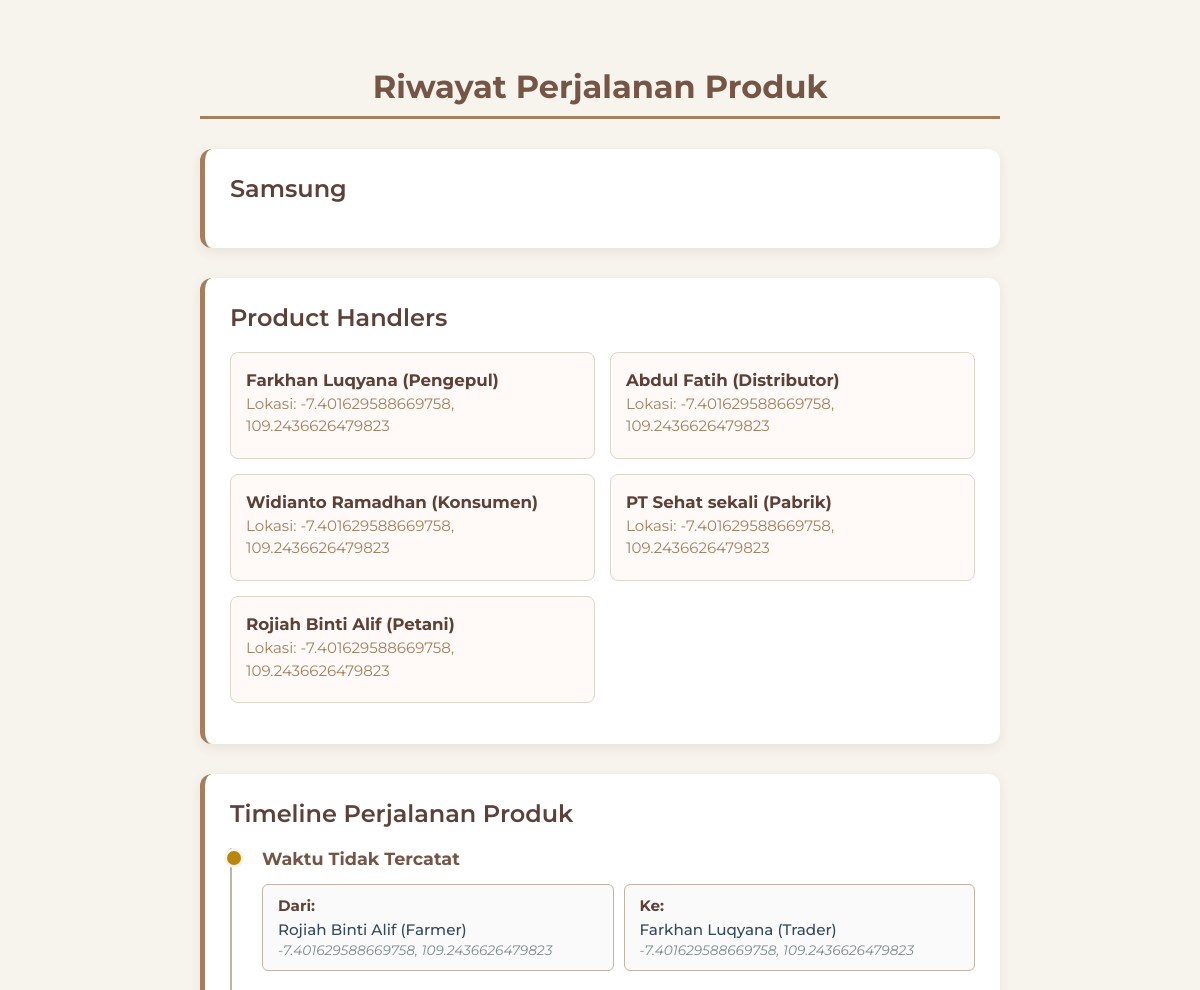
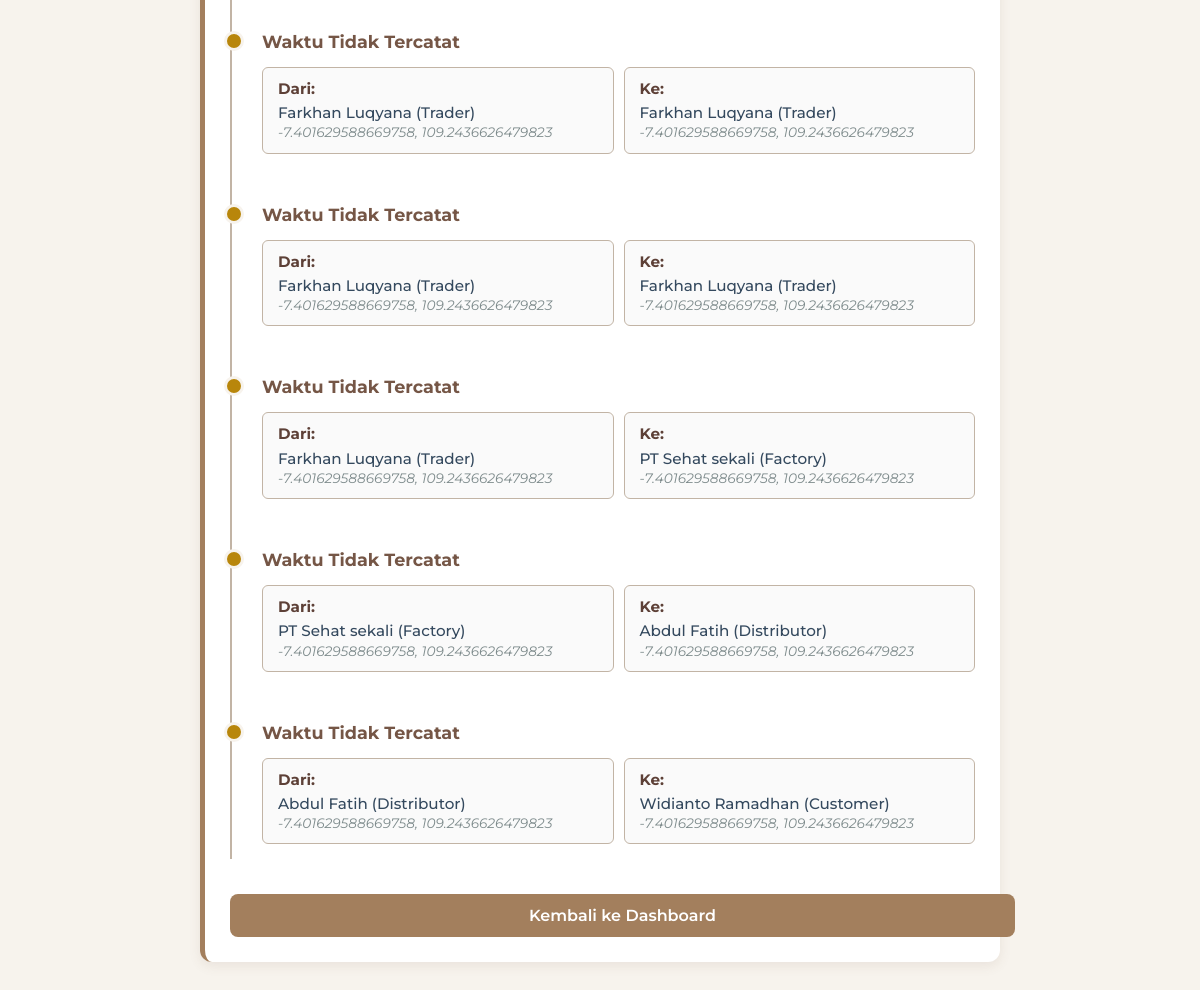
The app's page /customer/1/ with its own data (2 pictures, top to bottom).
### tracking/models.py (models this page shows, shortened)
class Product (models.Model):
    ProductFarmers = [
        ("Pala Batok", "Pala Batok"),
        ("Pala Bulat", "Pala Bulat"),
        ("Pala Lonjong", "Pala Lonjong"),
        ("Daging Pala", "Daging Pala"),
        ("Fuli", "Fuli"),
        ("Cengkeh", "Cengkeh"),
        ("Kenari", "Kenari"),
        ("Vanila", "Vanila"),
        ("Kopi Tuni", "Kopi Tuni"),
        ("Buah Pala Utuh", "Buah Pala Utuh"),
    ]
    Grade = [
        ('basah', 'Basah'),
        ('kering', 'Kering'),
        ('campur', 'Campur'),
        ('abcd', 'ABCD atau AB'),
        ('bwp', 'BWP'),
        ('ss', 'SS'),
        ('whole', 'Whole'),
        ('broken', 'Broken'),
        ('tua', 'Tua'),
        ('muda', 'Muda'),
        ('lainnya', 'Lainnya')
    ]
    ProductFarmers  = models.CharField (choices= ProductFarmers, max_length=100, default= 'Tidak ada produk')
    Varietas        = models.CharField (max_length=100, blank= True, null= True)
    Grade           = models.CharField (max_length=20, choices= Grade, blank= True, null=True, default= 'Kualitas')
    Volume          = models.FloatField ()
    HarvestAge      = models.CharField (max_length=100)
    HarvestMethod   = models.CharField (max_length=100)
    WaterContent    = models.CharField (max_length=100)
    Owner           = models.ForeignKey ('ProfileUser', on_delete= models.CASCADE)
    QR_Code         = models.ImageField (upload_to = 'qrcodes/', blank= True, null= True)

class ProfileUser (AbstractUser):
    ROLE_CHOICES= [
        ('farmer', 'Petani'),
        ('trader', 'Pengepul'),
        ('factory', 'Pabrik'),
        ('distributor', 'Distributor'),
        ('customer', 'Customer'),
    ]
    Role            = models.CharField (max_length=20, choices= ROLE_CHOICES)

class Trader (models.Model):
    user            = models.OneToOneField ('ProfileUser', on_delete= models.CASCADE, related_name= 'Trader')
    Name            = models.CharField (max_length= 100)
    Location        = models.CharField (max_length= 100, default= "test")

class Distributor (models.Model):
    user            = models.OneToOneField ('ProfileUser', on_delete= models.CASCADE, related_name= 'Distributor')
    Name            = models.CharField (default= 'Distributor Baru')
    Location        = models.CharField (max_length= 100, default= "test")

class Customer (models.Model):
    user            = models.OneToOneField ('ProfileUser', on_delete= models.CASCADE, related_name= 'Customer')
    Name            = models.CharField (max_length=100)
    Location        = models.CharField (max_length= 200, default= "test")

class Factory (models.Model):
    user            = models.OneToOneField ('ProfileUser', on_delete= models.CASCADE, related_name= 'Factory')
    FactoryName    = models.CharField (max_length= 100)
    Location        = models.CharField (max_length= 100, default= "test")

class Farmer (models.Model):
    Desa = [
        ("Laturake", "Laturake"),
        ("Morekao", "Morekao"),
        ("Ariate", "Ariate"),
        ("Kawa", "Kawa"),
        ("Alang Saude", "Alang Saude"),
        ("Waisala", "Waisala"),
        ("Kamal", "Kamal"),
        ("Buria", "Buria"),
        ("Lokki", "Lokki"),
        ("Nagalema", "Nagalema"),
        ("Tehoru", "Tehoru"),
        ("Piru", "Piru"),
        ("Taniwel", "Taniwel"),
        ("Leimu", "Leimu"),
        ("Lainnya", "Lainnya"),
    ]
    user            = models.OneToOneField ('ProfileUser', on_delete= models.CASCADE, related_name= 'Farmer')
    Name            = models.CharField (max_length = 100)
    FarmerGroup     = models.CharField (max_length= 100)
    AsalDesa        = models.CharField (max_length= 100, choices= Desa, default= "Pilih Desa")
    Location        = models.CharField (max_length=100, default= "test")

class History (models.Model):
    Seller          = models.ForeignKey ('ProfileUser', on_delete = models.CASCADE, related_name= 'Seller')
    Buyer           = models.ForeignKey ('ProfileUser', on_delete= models.CASCADE, related_name= 'Buyer')
    Product         = models.ForeignKey (Product, on_delete= models.CASCADE, related_name= 'History')
    Date            = models.DateTimeField (auto_now_add= True)

### tracking/views.py (the view)
def CustomerView(request, product_id):
    product = Product.objects.get(id=product_id)
    users = ProfileUser.objects.filter(Q(Seller__Product=product)|Q(Buyer__Product=product)).distinct()
    journey = History.objects.filter(Product=product).order_by("Date")
    for u in users:
        if u.Role == "farmer":
            u.Address = GetAddress(u.Farmer.Location)
        elif u.Role == "trader":
            u.Address = GetAddress(u.Trader.Location)
        elif u.Role == "factory":
            u.Address = GetAddress(u.Factory.Location)
        elif u.Role == "distributor":
            u.Address = GetAddress(u.Distributor.Location)
        elif u.Role == "customer":
            u.Address = GetAddress(u.Customer.Location)
    for h in journey:
            seller_loc = get_user_location(h.Seller)
            buyer_loc = get_user_location(h.Buyer)
            h.SellerAddress = GetAddressCached(seller_loc)
            h.BuyerAddress = GetAddressCached(buyer_loc)
    context = {
        "product": product,
        "users": users,
        "journey": journey,
        "dashboard_url": "CustomerDashboard"
    }
    return render(request, "CustomerCase/Query.html", context)

### tracking/views.py (called while the page is built)
def GetAddress(coords):
    if not coords:
        return "Lokasi tidak tersedia"
    lat, lon = coords.split(",")
    try:
        location = geolocator.reverse(f"{lat}, {lon}", timeout=10)
        return location.address if location else coords
    except:
        return coords

def get_user_location(user):
    try:
        role = user.Role
        if role == "farmer":
            return user.Farmer.Location
        elif role == "trader":
            return user.Trader.Location
        elif role == "factory":
            return user.Factory.Location
        elif role == "distributor":
            return user.Distributor.Location
        elif role == "customer":
            return user.Customer.Location
    except:
        return None

@lru_cache(maxsize=500)
def GetAddressCached(coords):
    return GetAddress(coords)

### templates/CustomerCase/Query.html (shortened to what this page needs)
<!DOCTYPE html>
<html lang="id">
<head>
</head>
<body>
<div class="main-container">
    <h2>Riwayat Perjalanan Produk</h2>
    <div class="card">
        <h3>{{ product.Varietas|default:"N/A" }}</h3>
    </div>
    <div class="card">
        <h3>Product Handlers</h3>
        <ul>
        {% for u in users %}
            <li>
                <strong>
                    {% if u.Role == "farmer" %}
                        {{ u.Farmer.Name|default:"Petani Tidak Diketahui" }} (Petani)
                    {% elif u.Role == "trader" %}
                        {{ u.Trader.Name|default:"Pengepul Tidak Diketahui" }} (Pengepul)
                    {% elif u.Role == "factory" %}
                        {{ u.Factory.FactoryName|default:"Pabrik Tidak Diketahui" }} (Pabrik)
                    {% elif u.Role == "distributor" %}
                        {{ u.Distributor.Name|default:"Distributor Tidak Diketahui" }} (Distributor)
                    {% elif u.Role == "customer" %}
                        {{ u.Customer.Name|default:"Konsumen Tidak Diketahui" }} (Konsumen)
                    {% else %}
                        Pengguna Tidak Diketahui
                    {% endif %}
                    <span style="display: block; color: var(--primary-color); font-weight: 400; font-size: 0.9em;">Lokasi: {{ u.Address|default:"-" }}</span>
                </strong>
            </li>
        {% endfor %}
        </ul>
    </div>
    <div class="card">
        <h3>Timeline Perjalanan Produk</h3>
        <div class="timeline">
            {% for h in journey %}
            <div class="timeline-item">
                <div class="label-title">
                    {{ h.Time|date:"d M Y H:i"|default:"Waktu Tidak Tercatat" }}
                </div>
                <div class="travel-box-container">
                    <div class="travel-box">
                        <strong>Dari:</strong>
                        <span class="info-line">
                            {% if h.Seller.Role == "farmer" %}{{ h.Seller.Farmer.Name|default:"Petani" }}
                            {% elif h.Seller.Role == "trader" %}{{ h.Seller.Trader.Name|default:"Pengepul" }}
                            {% elif h.Seller.Role == "factory" %}{{ h.Seller.Factory.FactoryName|default:"Pabrik" }}
                            {% elif h.Seller.Role == "distributor" %}{{ h.Seller.Distributor.Name|default:"Distributor" }}
                            {% elif h.Seller.Role == "customer" %}{{ h.Seller.Customer.Name|default:"Konsumen" }}
                            {% else %}Tidak Diketahui{% endif %}
                            ({{ h.Seller.Role|default:"N/A"|capfirst }})
                        </span>
                        <small class="address-line" id="seller-loc-{{ h.id }}">
                            {{ h.SellerAddress|default:"Alamat Tidak Tercatat" }}
                        </small>
                    </div>
                    <div class="travel-box">
                        <strong>Ke:</strong>
                        <span class="info-line">
                            {% if h.Buyer.Role == "farmer" %}{{ h.Buyer.Farmer.Name|default:"Petani" }}
                            {% elif h.Buyer.Role == "trader" %}{{ h.Buyer.Trader.Name|default:"Pengepul" }}
                            {% elif h.Buyer.Role == "factory" %}{{ h.Buyer.Factory.FactoryName|default:"Pabrik" }}
                            {% elif h.Buyer.Role == "distributor" %}{{ h.Buyer.Distributor.Name|default:"Distributor" }}
                            {% elif h.Buyer.Role == "customer" %}{{ h.Buyer.Customer.Name|default:"Konsumen" }}
                            {% else %}Tidak Diketahui{% endif %}
                            ({{ h.Buyer.Role|default:"N/A"|capfirst }})
                        </span>
                        <small class="address-line" id="buyer-loc-{{ h.id }}">
                            {{ h.BuyerAddress|default:"Alamat Tidak Tercatat" }}
                        </small>
                    </div>
                </div>
            </div>
            {% empty %}
                <p>Belum ada riwayat perjalanan produk yang tercatat.</p>
            {% endfor %}
        </div>
        <a href="{% url dashboard_url %}" class="btn-action">Kembali ke Dashboard</a>
    </div>
</div>
</body>
</html>

### templates/CustomerCase/Query.html (style rules this page uses)
:root { --primary-color: #a37f5d; --primary-hover: #8c6a4e; --dark-color: #755646; --light-bg: #f7f3ed; --card-bg: #ffffff; --border-color: #e0d5c9; --highlight-color: #5d4037; --timeline-dot: #b8860b; --timeline-line: #c2b4a5; --user-block-bg: #fffaf7; }
body { font-family: 'Montserrat', sans-serif; background: var(--light-bg); color: var(--dark-color); padding: 40px 20px; margin: 0; display: flex; flex-direction: column; align-items: center; }
.main-container { max-width: 800px; width: 100%; }
h2 { color: var(--dark-color); font-weight: 700; border-bottom: 3px solid var(--primary-color); padding-bottom: 10px; margin-bottom: 30px; text-align: center; font-size: 2em; }
h3 { color: var(--highlight-color); margin-top: 0; margin-bottom: 20px; font-weight: 600; font-size: 1.5em; }
.card { background: var(--card-bg); padding: 25px; border-radius: 12px; box-shadow: 0 4px 12px rgba(117, 86, 70, 0.1); margin-bottom: 30px; border-left: 5px solid var(--primary-color); }
.card ul { list-style: none; padding-left: 0; display: grid; grid-template-columns: repeat(auto-fit, minmax(280px, 1fr)); gap: 15px; }
.card ul li { padding: 15px; border: 1px solid var(--border-color); border-radius: 8px; background: var(--user-block-bg); line-height: 1.5; font-size: 0.95em; transition: box-shadow 0.2s; }
.card ul li strong { display: block; color: var(--highlight-color); font-size: 1.1em; margin-bottom: 5px; }
.card ul li span { color: var(--primary-color); font-weight: 600; }
.timeline { border-left: 2px solid var(--timeline-line); padding-left: 30px; margin-top: 20px; }
.timeline-item { margin-bottom: 35px; position: relative; padding-bottom: 15px; }
.timeline-item::before { content: ""; width: 14px; height: 14px; background: var(--timeline-dot); border: 3px solid var(--light-bg); border-radius: 50%; position: absolute; left: -38px; top: 0px; z-index: 1; }
.label-title { font-weight: 700; color: var(--dark-color); font-size: 1.1em; margin-bottom: 15px; display: block; }
.travel-box-container { display: flex; flex-wrap: wrap; gap: 10px; }
.travel-box { background-color: #fafafa; border: 1px solid var(--timeline-line); border-radius: 6px; padding: 10px 15px; font-size: 0.95em; line-height: 1.4; flex-grow: 1; min-width: 250px; }
.travel-box strong { color: var(--highlight-color); font-weight: 700; display: block; margin-bottom: 3px; font-size: 1em; }
.travel-box .info-line { display: block; color: #34495e; font-weight: 500; }
.travel-box .address-line { display: block; color: #7f8c8d; font-weight: 400; font-style: italic; font-size: 0.9em; }
.btn-action { display: block; width: 100%; padding: 12px 20px; margin-top: 25px; background-color: var(--primary-color); color: white; border: none; border-radius: 8px; font-size: 1em; font-weight: 600; cursor: pointer; transition: background-color 0.3s, box-shadow 0.3s; text-align: center; text-decoration: none; }

### records on screen
Product: Varietas "Samsung"
ProfileUser: Trader.Name "Farkhan Luqyana", Address "-7.401629588669758, 109.2436626479823"
ProfileUser: Distributor.Name "Abdul Fatih", Address "-7.401629588669758, 109.2436626479823"
ProfileUser: Customer.Name "Widianto Ramadhan", Address "-7.401629588669758, 109.2436626479823"
ProfileUser: Factory.FactoryName "PT Sehat sekali", Address "-7.401629588669758, 109.2436626479823"
ProfileUser: Farmer.Name "Rojiah Binti Alif", Address "-7.401629588669758, 109.2436626479823"
History: Time "Waktu Tidak Tercatat", Seller.Farmer.Name "Rojiah Binti Alif", Seller.Role "Farmer", SellerAddress "-7.401629588669758, 109.2436626479823", Buyer.Trader.Name "Farkhan Luqyana", Buyer.Role "Trader", BuyerAddress "-7.401629588669758, 109.2436626479823"
History: Time "Waktu Tidak Tercatat", Seller.Trader.Name "Farkhan Luqyana", Seller.Role "Trader", SellerAddress "-7.401629588669758, 109.2436626479823", Buyer.Trader.Name "Farkhan Luqyana", Buyer.Role "Trader", BuyerAddress "-7.401629588669758, 109.2436626479823"
History: Time "Waktu Tidak Tercatat", Seller.Trader.Name "Farkhan Luqyana", Seller.Role "Trader", SellerAddress "-7.401629588669758, 109.2436626479823", Buyer.Trader.Name "Farkhan Luqyana", Buyer.Role "Trader", BuyerAddress "-7.401629588669758, 109.2436626479823"
History: Time "Waktu Tidak Tercatat", Seller.Trader.Name "Farkhan Luqyana", Seller.Role "Trader", SellerAddress "-7.401629588669758, 109.2436626479823", Buyer.Factory.FactoryName "PT Sehat sekali", Buyer.Role "Factory", BuyerAddress "-7.401629588669758, 109.2436626479823"
History: Time "Waktu Tidak Tercatat", Seller.Factory.FactoryName "PT Sehat sekali", Seller.Role "Factory", SellerAddress "-7.401629588669758, 109.2436626479823", Buyer.Distributor.Name "Abdul Fatih", Buyer.Role "Distributor", BuyerAddress "-7.401629588669758, 109.2436626479823"
History: Time "Waktu Tidak Tercatat", Seller.Distributor.Name "Abdul Fatih", Seller.Role "Distributor", SellerAddress "-7.401629588669758, 109.2436626479823", Buyer.Customer.Name "Widianto Ramadhan", Buyer.Role "Customer", BuyerAddress "-7.401629588669758, 109.2436626479823"
